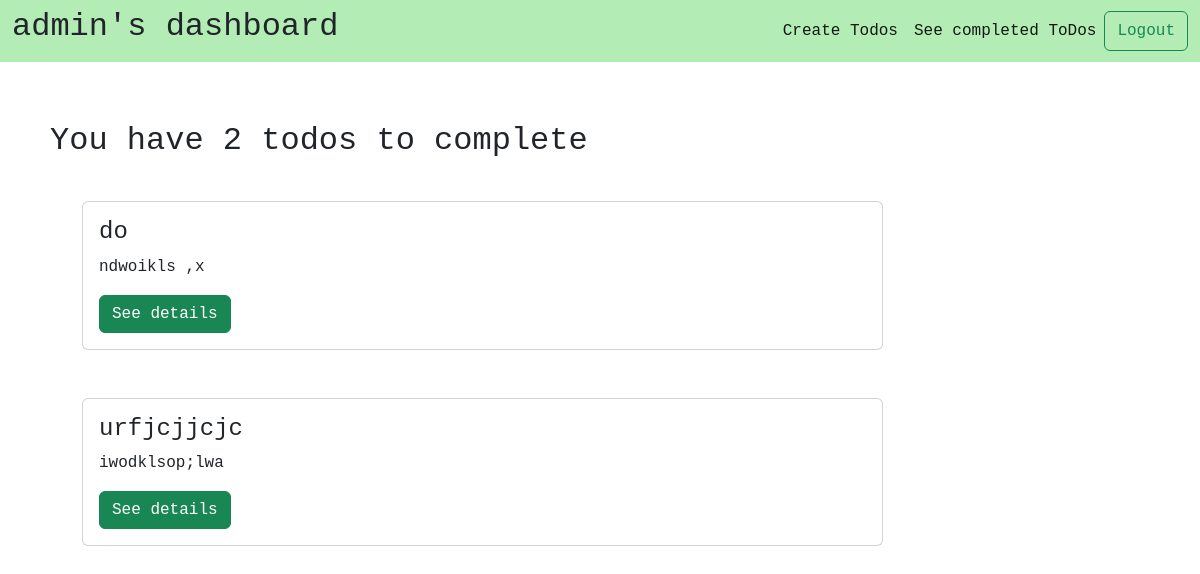
/dashboard/ (signed in), run on an earlier commit of the app's database.
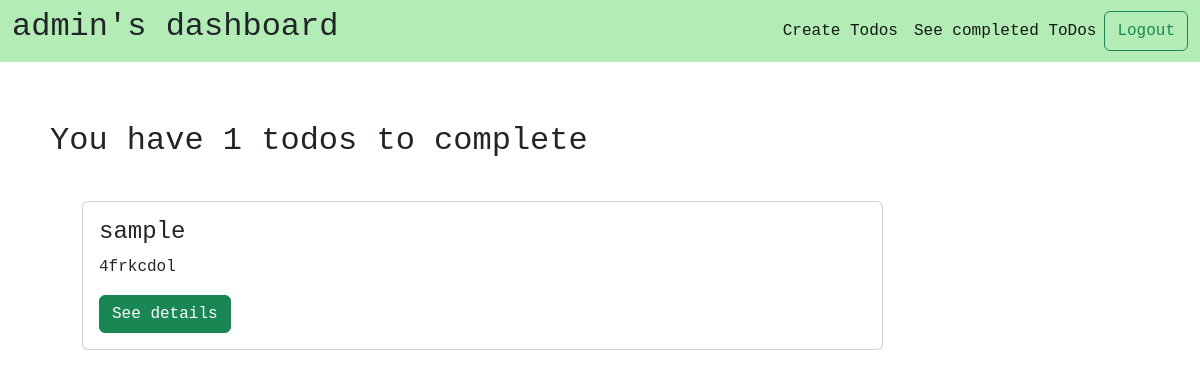
And on a later commit of the database.
### todo/models.py (models this page shows)
class ToDo(models.Model):
    title = models.CharField(max_length=100)
    description=models.TextField(blank=True)
    datecreated= models.DateTimeField(auto_now_add=True)
    datecompleted = models.DateTimeField(null=True, blank=True)
    duedate=models.DateField()
    important = models.BooleanField(default=False)
    completed = models.BooleanField(default=False)
    user = models.ForeignKey(User, on_delete=models.CASCADE, default=None)
    def __str__(self) -> str:
        return self.title

### todo/views.py (the view)
# urls.py: path('dashboard/',views.dashboard, name='dashboard'),
def dashboard(request):
    todos = ToDo.objects.filter(user = request.user, datecompleted__isnull=True)
    return render(request, 'todo/dashboard.html', {'todos':todos})

### todo/templates/todo/dashboard.html (shortened to what this page needs)
<!DOCTYPE html>
<html lang="en">
<head>
    <link href="https://cdn.jsdelivr.net/npm/bootstrap@5.2.0-beta1/dist/css/bootstrap.min.css" rel="stylesheet"
>
</head>
<body style="font-family: 'IBM Plex Mono', monospace;">
    <nav class="navbar navbar-expand-lg" style="background-color: rgb(179, 237, 181);">
        <div class="container-fluid">
            <h2>{{user.username}}'s dashboard</h2>
            <div class="d-flex" id="navbarScroll">
                <ul class="navbar-nav me-auto my-2 my-lg-0 navbar-nav-scroll" style="--bs-scroll-height: 100px;">
                    <li class="nav-item">
                        <a class="nav-link active" aria-current="page" href="{%url 'createToDos'%}">Create Todos</a>
                    </li>
                    <li class="nav-item">
                        <a class="nav-link active" href="{%url 'completedToDo'%}">See completed ToDos</a>
                    </li>
                </ul>
                <form class="d-flex" action="{% url 'logOutUser'%}" method="post">
                    <button class="btn btn-outline-success" type="submit">Logout</button>
                </form>
            </div>
        </div>
    </nav>
    <div class="container" style="margin-top: 40px; padding: 20px;">
        <h2> You have {{ todos.count }} todos to complete </h2>
        <ul style="margin-top: 40px;">
            {% for todo in todos %}
            {% if todo.important %}<div class="card w-75" style="background-color: rgb(255, 106, 106);">
                {% else %}<div class="card w-75">
                {% endif %}
                        <div class="card-body">
                            <h4 class="card-title">{{ todo }}</h4>
                            <p class="card-text">{% if todo.description %}{{ todo.description|truncatechars:150 }}{% endif%}</p>
                            <a href="{% url 'viewToDo' todo.id %}" class="btn btn-success">See details</a>
                        </div>
                    </div>
            <br><br>
            {% endfor %}
        </ul>
    </div>
</body>
</html>

What changed in the data, as far as the page shows it:
no longer on this page (row edited): ToDo: title "do", description "ndwoikls ,x"
no longer on this page (row edited): ToDo: title "urfjcjjcjc", description "iwodklsop;lwa"
added ToDo: title "sample", description "4frkcdol"
Also different on the page:
{{ todos.count }}: "2" → "1"
